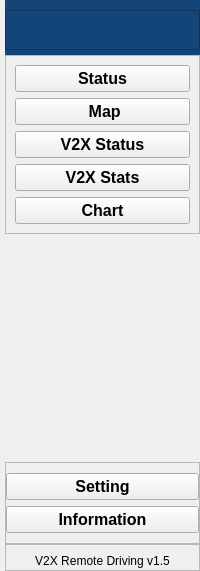
     <widget class="QWidget" name="leftMenuContainer" native="true">
      <layout class="QVBoxLayout" name="verticalLayout">
       <property name="spacing">
        <number>0</number>
       </property>
       <property name="leftMargin">
        <number>5</number>
       </property>
       <property name="topMargin">
        <number>0</number>
       </property>
       <property name="rightMargin">
        <number>0</number>
       </property>
       <property name="bottomMargin">
        <number>0</number>
       </property>
       <item>
        <widget class="QFrame" name="logo_frame">
         <property name="styleSheet">
          <string notr="true">background-color: rgb(20, 69, 120);</string>
         </property>
         <property name="frameShape">
          <enum>QFrame::NoFrame</enum>
         </property>
         <property name="frameShadow">
          <enum>QFrame::Raised</enum>
         </property>
         <layout class="QVBoxLayout" name="verticalLayout_6">
          <property name="leftMargin">
           <number>0</number>
          </property>
          <property name="topMargin">
           <number>10</number>
          </property>
          <property name="rightMargin">
           <number>0</number>
          </property>
          <property name="bottomMargin">
           <number>5</number>
          </property>
          <item>
           <widget class="QLabel" name="logoLabel">
            <property name="sizePolicy">
             <sizepolicy hsizetype="Preferred" vsizetype="Preferred">
              <horstretch>0</horstretch>
              <verstretch>0</verstretch>
             </sizepolicy>
            </property>
            <property name="minimumSize">
             <size>
              <width>0</width>
              <height>40</height>
             </size>
            </property>
            <property name="frameShape">
             <enum>QFrame::StyledPanel</enum>
            </property>
            <property name="text">
             <string/>
            </property>
            <property name="pixmap">
             <pixmap resource="../resources/resources.qrc">:/icon/avg_icon/avg_logo.png</pixmap>
            </property>
            <property name="scaledContents">
             <bool>true</bool>
            </property>
           </widget>
          </item>
         </layout>
        </widget>
       </item>
       <item>
        <widget class="QFrame" name="frame">
         <property name="frameShape">
          <enum>QFrame::StyledPanel</enum>
         </property>
         <property name="frameShadow">
          <enum>QFrame::Raised</enum>
         </property>
         <layout class="QVBoxLayout" name="verticalLayout_2">
          <item>
           <widget class="QPushButton" name="statusBtn">
            <property name="font">
             <font>
              <pointsize>12</pointsize>
              <weight>75</weight>
              <bold>true</bold>
             </font>
            </property>
            <property name="mouseTracking">
             <bool>true</bool>
            </property>
            <property name="tabletTracking">
             <bool>false</bool>
            </property>
            <property name="toolTip">
             <string>Status</string>
            </property>
            <property name="text">
             <string>Status</string>
            </property>
            <property name="icon">
             <iconset resource="../resources/resources.qrc">
              <normaloff>:/icon/icons-white/monitor.svg</normaloff>:/icon/icons-white/monitor.svg</iconset>
            </property>
            <property name="iconSize">
             <size>
              <width>24</width>
              <height>24</height>
             </size>
            </property>
           </widget>
          </item>
          <item>
           <widget class="QPushButton" name="mapBtn">
            <property name="font">
             <font>
              <pointsize>12</pointsize>
              <weight>75</weight>
              <bold>true</bold>
             </font>
            </property>
            <property name="mouseTracking">
             <bool>true</bool>
            </property>
            <property name="tabletTracking">
             <bool>false</bool>
            </property>
            <property name="toolTip">
             <string>Status</string>
            </property>
            <property name="text">
             <string> Map</string>
            </property>
            <property name="icon">
             <iconset resource="../resources/resources.qrc">
              <normaloff>:/icon/icons-white/map.svg</normaloff>:/icon/icons-white/map.svg</iconset>
            </property>
            <property name="iconSize">
             <size>
              <width>24</width>
              <height>24</height>
             </size>
            </property>
           </widget>
          </item>
          <item>
           <widget class="QPushButton" name="statusV2XBtn">
            <property name="font">
             <font>
              <pointsize>12</pointsize>
              <weight>75</weight>
              <bold>true</bold>
             </font>
            </property>
            <property name="mouseTracking">
             <bool>true</bool>
            </property>
            <property name="tabletTracking">
             <bool>false</bool>
            </property>
            <property name="toolTip">
             <string>Status</string>
            </property>
            <property name="text">
             <string>V2X Status</string>
            </property>
            <property name="icon">
             <iconset resource="../resources/resources.qrc">
              <normaloff>:/icon/icons-white/command.svg</normaloff>:/icon/icons-white/command.svg</iconset>
            </property>
            <property name="iconSize">
             <size>
              <width>24</width>
              <height>24</height>
             </size>
            </property>
           </widget>
          </item>
          <item>
           <widget class="QPushButton" name="dataBtn">
            <property name="font">
             <font>
              <pointsize>12</pointsize>
              <weight>75</weight>
              <bold>true</bold>
             </font>
            </property>
            <property name="toolTip">
             <string>Data Analysis</string>
            </property>
            <property name="text">
             <string>V2X Stats</string>
            </property>
            <property name="icon">
             <iconset resource="../resources/resources.qrc">
              <normaloff>:/icon/icons-white/database.svg</normaloff>:/icon/icons-white/database.svg</iconset>
            </property>
            <property name="iconSize">
             <size>
              <width>24</width>
              <height>24</height>
             </size>
            </property>
           </widget>
          </item>
          <item>
           <widget class="QPushButton" name="reportBtn">
            <property name="font">
             <font>
              <pointsize>12</pointsize>
              <weight>75</weight>
              <bold>true</bold>
             </font>
            </property>
            <property name="toolTip">
             <string>View Reports</string>
            </property>
            <property name="text">
             <string>Chart</string>
            </property>
            <property name="icon">
             <iconset resource="../resources/resources.qrc">
              <normaloff>:/icon/icons-white/bar-chart.svg</normaloff>:/icon/icons-white/bar-chart.svg</iconset>
            </property>
            <property name="iconSize">
             <size>
              <width>24</width>
              <height>24</height>
             </size>
            </property>
           </widget>
          </item>
         </layout>
        </widget>
       </item>
       <item>
        <spacer name="verticalSpacer">
         <property name="orientation">
          <enum>Qt::Vertical</enum>
         </property>
         <property name="sizeHint" stdset="0">
          <size>
           <width>20</width>
           <height>228</height>
          </size>
         </property>
        </spacer>
       </item>
       <item>
        <widget class="QFrame" name="frame_2">
         <property name="frameShape">
          <enum>QFrame::StyledPanel</enum>
         </property>
         <property name="frameShadow">
          <enum>QFrame::Raised</enum>
         </property>
         <layout class="QVBoxLayout" name="verticalLayout_5">
          <property name="leftMargin">
           <number>0</number>
          </property>
          <property name="topMargin">
           <number>10</number>
          </property>
          <property name="rightMargin">
           <number>0</number>
          </property>
          <property name="bottomMargin">
           <number>10</number>
          </property>
          <item>
           <widget class="QPushButton" name="settingBtn">
            <property name="font">
             <font>
              <pointsize>12</pointsize>
              <weight>75</weight>
              <bold>true</bold>
             </font>
            </property>
            <property name="toolTip">
             <string>Go to setting</string>
            </property>
            <property name="text">
             <string>Setting</string>
            </property>
            <property name="icon">
             <iconset resource="../resources/resources.qrc">
              <normaloff>:/icon/icons-white/settings.svg</normaloff>:/icon/icons-white/settings.svg</iconset>
            </property>
            <property name="iconSize">
             <size>
              <width>24</width>
              <height>24</height>
             </size>
            </property>
           </widget>
          </item>
          <item>
           <widget class="QPushButton" name="infoBtn">
            <property name="font">
             <font>
              <pointsize>12</pointsize>
              <weight>75</weight>
              <bold>true</bold>
             </font>
            </property>
            <property name="toolTip">
             <string>information about the app</string>
            </property>
            <property name="text">
             <string>Information</string>
            </property>
            <property name="icon">
             <iconset resource="../resources/resources.qrc">
              <normaloff>:/icon/icons-white/info.svg</normaloff>:/icon/icons-white/info.svg</iconset>
            </property>
            <property name="iconSize">
             <size>
              <width>24</width>
              <height>24</height>
             </size>
            </property>
           </widget>
          </item>
         </layout>
        </widget>
       </item>
       <item>
        <widget class="QFrame" name="frame_3">
         <property name="frameShape">
          <enum>QFrame::StyledPanel</enum>
         </property>
         <property name="frameShadow">
          <enum>QFrame::Raised</enum>
         </property>
         <layout class="QVBoxLayout" name="verticalLayout_4">
          <property name="leftMargin">
           <number>0</number>
          </property>
          <property name="rightMargin">
           <number>0</number>
          </property>
          <property name="bottomMargin">
           <number>2</number>
          </property>
          <item>
           <widget class="QLabel" name="versionLabel">
            <property name="text">
             <string>V2X Remote Driving v1.5</string>
            </property>
            <property name="alignment">
             <set>Qt::AlignCenter</set>
            </property>
           </widget>
          </item>
         </layout>
        </widget>
       </item>
      </layout>
     </widget>
